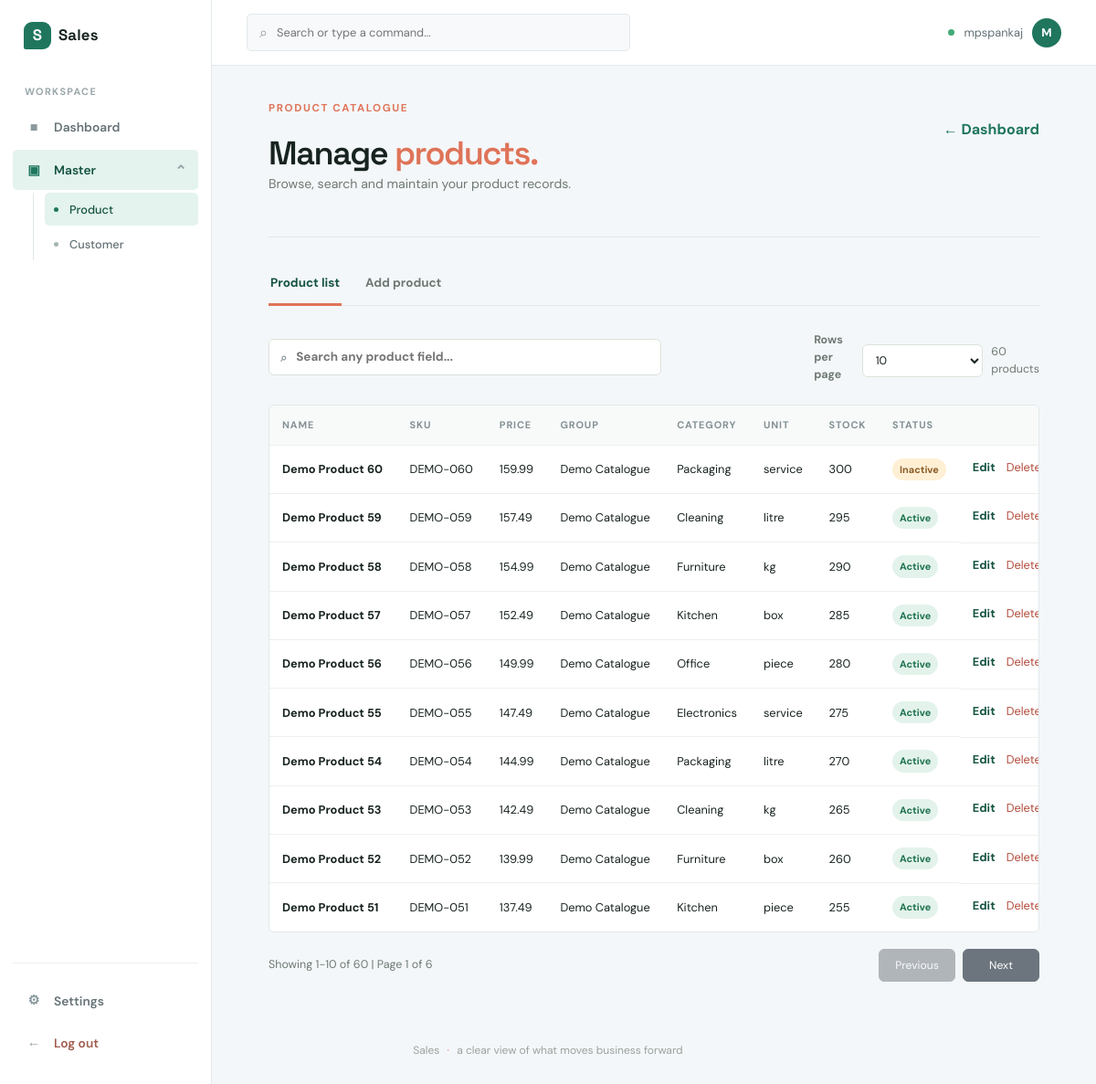
Before: /products (signed in) with the older database file.
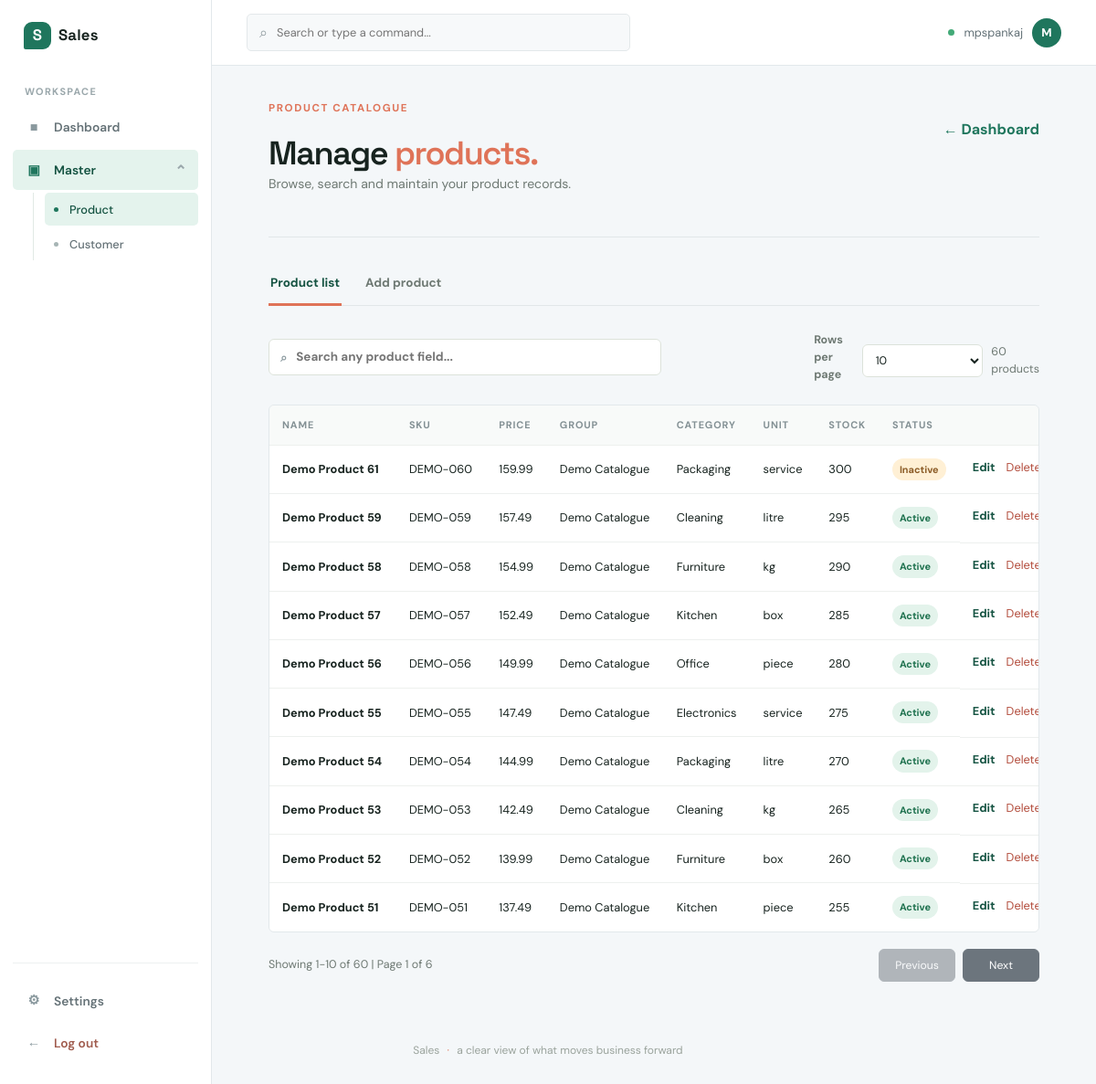
After: the same page with the newer database file.
### tables this page shows
CREATE TABLE products (
                id INTEGER PRIMARY KEY AUTOINCREMENT,
                name TEXT NOT NULL,
                sku TEXT NOT NULL COLLATE NOCASE UNIQUE,
                price_cents INTEGER NOT NULL CHECK (price_cents >= 0),
                created_at TEXT NOT NULL
            , product_group TEXT NOT NULL DEFAULT 'General', category TEXT, brand TEXT, description TEXT, unit TEXT NOT NULL DEFAULT 'piece', cost_price_cents INTEGER, tax_rate REAL NOT NULL DEFAULT 0, stock_quantity INTEGER NOT NULL DEFAULT 0, reorder_level INTEGER NOT NULL DEFAULT 0, supplier TEXT, barcode TEXT, status TEXT NOT NULL DEFAULT 'active');

### app.py (the view)
@app.route("/products")
@login_required
def products():
    rows = get_db().execute(
        "SELECT id, name, sku, price_cents, product_group, category, brand, description, "
        "unit, cost_price_cents, tax_rate, stock_quantity, reorder_level, supplier, "
        "barcode, status, created_at FROM products ORDER BY id DESC"
    ).fetchall()
    product_list = []
    for row in rows:
        product = dict(row)
        product["search_text"] = " ".join(str(value or "") for value in row)
        product_list.append(product)
    return render_template("products.html", products=product_list)

### app.py (called while the page is built)
def get_db():
    if "db" not in g:
        g.db = sqlite3.connect(
            app.config["DATABASE"], timeout=app.config["DATABASE_TIMEOUT"]
        )
        g.db.row_factory = sqlite3.Row
    return g.db

def login_required(view):
    @wraps(view)
    def wrapped_view(*args, **kwargs):
        if session.get("user_id") is None:
            flash("Please log in to continue.", "warning")
            return redirect(url_for("login"))
        return view(*args, **kwargs)
    return wrapped_view

def get_app_settings():
    settings = {
        "show_sales_app": True,
        "show_products": True,
        "show_customers": True,
    }
    rows = get_db().execute(
        "SELECT setting_key, setting_value FROM app_settings"
    ).fetchall()
    for row in rows:
        if row["setting_key"] in settings:
            settings[row["setting_key"]] = row["setting_value"] == "1"
    return settings

@app.context_processor
def inject_app_settings():
    if session.get("user_id"):
        return {"app_settings": get_app_settings()}
    return {"app_settings": {}}

### templates/products.html (shortened to what this page needs)
{% extends "base.html" %}
{% block content %}
<section class="workspace-panel product-management-panel">
    <div class="workspace-heading">
        <div>
            <p class="eyebrow">Product catalogue</p>
            <h1>Manage <em>products.</em></h1>
            <p class="dashboard-copy">Browse, search and maintain your product records.</p>
        </div>
        <a class="back-link" href="{{ url_for('dashboard') }}">&#8592; Dashboard</a>
    </div>
    <nav class="product-tabs" aria-label="Product sections">
        <a class="product-tab active" href="{{ url_for('products') }}">Product list</a>
        <a class="product-tab" href="{{ url_for('add_product') }}">Add product</a>
    </nav>
    <div class="product-list-toolbar">
        <label class="product-search" for="product-search">
            <span aria-hidden="true">&#8981;</span>
            <input id="product-search" type="search" placeholder="Search any product field..." autocomplete="off">
        </label>
        <div class="product-list-options">
            <label class="page-size-control" for="page-size">Rows per page</label>
            <select id="page-size" class="page-size-select">
                <option value="10" selected>10</option>
            </select>
            <span id="product-result-count" class="table-meta">{{ products|length }} products</span>
        </div>
    </div>
    <div class="table-scroll-wrap">
        <table class="product-table">
            <thead>
                <tr>
                    <th>Name</th>
                    <th>SKU</th>
                    <th>Price</th>
                    <th>Group</th>
                    <th>Category</th>
                    <th>Unit</th>
                    <th>Stock</th>
                    <th>Status</th>
                    <th><span class="visually-hidden">Actions</span></th>
                </tr>
            </thead>
            <tbody id="product-table-body">
                {% for product in products %}
                <tr class="product-row" data-search="{{ product.search_text|lower|e }}">
                    <td><strong>{{ product.name|e }}</strong></td>
                    <td>{{ product.sku|e }}</td>
                    <td>{{ '%.2f'|format(product.price_cents / 100) }}</td>
                    <td>{{ product.product_group|e }}</td>
                    <td>{{ (product.category or '-')|e }}</td>
                    <td>{{ product.unit|e }}</td>
                    <td>{{ product.stock_quantity }}</td>
                    <td><span class="status-pill status-{{ product.status }}">{{ product.status|capitalize }}</span>
                    </td>
                    <td class="table-actions">
                        <a class="table-action" href="{{ url_for('edit_product', product_id=product.id) }}">Edit</a>
                        <form method="post" action="{{ url_for('delete_product', product_id=product.id) }}"
                            onsubmit="return confirm('Delete this product? This action cannot be undone.');">
                            <button class="table-action table-delete-action" type="submit">Delete</button>
                        </form>
                    </td>
                </tr>
                {% endfor %}
            </tbody>
        </table>
    </div>
    <div class="product-pagination" aria-label="Product table pagination">
        <span id="product-page-status" class="table-meta"></span>
        <div class="pagination-actions">
            <button id="product-previous" class="btn btn-secondary" type="button">Previous</button>
            <button id="product-next" class="btn btn-secondary" type="button">Next</button>
        </div>
    </div>
</section>
{% endblock %}

### templates/base.html (shortened to what this page needs)
<!doctype html>
<html lang="en">
<head>
    <link href="https://cdn.jsdelivr.net/npm/bootstrap@5.3.3/dist/css/bootstrap.min.css" rel="stylesheet">
    <link rel="stylesheet" href="{{ url_for('static', filename='style.css') }}">
</head>
<body class="{% if session.get('user_id') %}app-body{% endif %}">
    {% if session.get('user_id') %}
    <aside class="app-sidebar">
        <a class="brand" href="{{ url_for('dashboard') }}"><span class="brand-mark">S</span><span>Sales</span></a>
        <p class="sidebar-label">Workspace</p>
        <nav class="sidebar-menu" aria-label="Main navigation">
            <a class="sidebar-link {% if request.endpoint == 'dashboard' %}active{% endif %}"
                href="{{ url_for('dashboard') }}"><span class="nav-icon">&#9632;</span>Dashboard</a>
            {% if app_settings.get('show_products', True) or app_settings.get('show_customers', True) %}
            <details class="sidebar-group" {% if request.endpoint in ('products', 'add_product' , 'edit_product'
                , 'customers' , 'add_customer' , 'edit_customer' ) %}open{% endif %}>
                <summary
                    class="sidebar-link {% if request.endpoint in ('products', 'add_product', 'edit_product', 'customers', 'add_customer', 'edit_customer') %}active{% endif %}">
                    <span class="nav-icon">&#9635;</span><span class="sidebar-group-name">Master</span><span
                        class="group-chevron">&#8964;</span>
                </summary>
                <div class="sidebar-submenu">
                    {% if app_settings.get('show_products', True) %}<a
                        class="sidebar-link sidebar-sublink {% if request.endpoint in ('products', 'add_product', 'edit_product') %}active{% endif %}"
                        href="{{ url_for('products') }}"><span class="sub-dot"></span>Product</a>{% endif %}
                    {% if app_settings.get('show_customers', True) %}<a
                        class="sidebar-link sidebar-sublink {% if request.endpoint in ('customers', 'add_customer', 'edit_customer') %}active{% endif %}"
                        href="{{ url_for('customers') }}"><span class="sub-dot"></span>Customer</a>{% endif %}
                </div>
            </details>
            {% endif %}
        </nav>
        <div class="sidebar-bottom">
            <a class="sidebar-link {% if request.endpoint == 'settings' %}active{% endif %}"
                href="{{ url_for('settings') }}"><span class="nav-icon">&#9881;</span>Settings</a>
            <a class="sidebar-link sidebar-logout" href="{{ url_for('logout') }}"><span
                    class="nav-icon">&#8592;</span>Log out</a>
        </div>
    </aside>
    <div class="app-main">
        <header class="app-topbar">
            <div class="topbar-search"><span>&#8981;</span><input type="search"
                    placeholder="Search or type a command..." aria-label="Search"></div>
            <div class="topbar-user"><span class="online-dot"></span><span>{{ session.get('username') }}</span><span
                    class="user-avatar">{{ session.get('username', 'U')[0]|upper }}</span></div>
        </header>
        {% else %}
        <nav class="navbar navbar-expand-lg app-nav">
            <div class="container"><a class="brand" href="{{ url_for('index') }}"><span class="brand-mark">S</span>
                    Sales</a></div>
        </nav>
        {% endif %}
        <main class="page-shell {% if session.get('user_id') %}app-content{% endif %}">
            {% block content %}{% endblock %}
        </main>
        {% if session.get('user_id') %}
    </div>{% endif %}
    <footer class="site-footer">Sales <span>·</span> a clear view of what moves business forward</footer>
</body>
</html>

Changed rows visible on the page:
changed products "DEMO-060": name "Demo Product 60" → "Demo Product 61"
